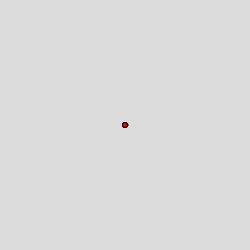
Frame 1 (no input)
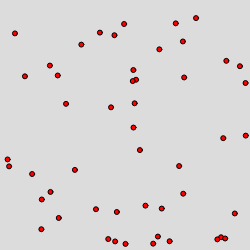
Frame 60 (no input)
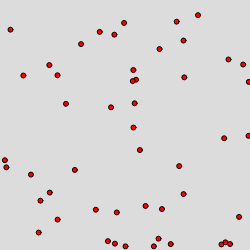
Frame 120 (the mouse pressed at the canvas centre since frame 60)

The p5.js sketch that drew these frames (run headless with seeded random() and noise() and a simulated clock; from frame 60 on, the mouse is pressed at the canvas centre):

// p5.js sketch
// ── sketch.js
const CANVAS_WIDTH = 250
const CANVAS_HEIGHT = 250
const MASS = 1.0
const DT = 0.05

let particle;
let particles = []

function rand(min, max) {
    return Math.random() * (max - min) + min;
}

class Particle{
  constructor(){
    this.count = 100
    this.c = color(255, 0, 0);
    this.initX = CANVAS_WIDTH/2
    this.initY = CANVAS_HEIGHT/2
    this.vx = 0
    this.vy = 0
    this.x = this.initX
    this.y = this.initY
    this.width = 10
    this.height = 10
    this.destX = rand(0,CANVAS_WIDTH)
    this.destY = rand(0,CANVAS_HEIGHT)
    let tmpD = Math.pow((this.destX - this.x),2) + Math.pow((this.destY - this.y),2)
    let dist = Math.sqrt(tmpD)
    this.distance = dist
    this.aX = 10
    this.aY = 10
    this.speed = 10
    this.dt = DT
    this.lerpFactor = 0.3
  }
  
  update() {
    if(this.x > CANVAS_WIDTH || this.x < 0 || this.y > CANVAS_HEIGHT || this.y < 0){
       return
    }
    if(this.x !== this.destX && this.y !== this.destY){
      let tmpD = Math.pow((this.destX - this.x),2) + Math.pow((this.destY - this.y),2)
       let dist = Math.sqrt(tmpD)
       let dx = this.destX - this.x
       let dy = this.destY - this.y
       
       let magnitude = Math.sqrt((dx*dx)+(dy*dy))
       
       let angle = Math.atan(dy/dx)
       
       let lerpValue = dist/this.distance
       let lerpedSpeed = this.speed * (1 - this.lerpFactor + this.lerpFactor * lerpValue)
       
       let normX = dx/magnitude
       let normY = dy/magnitude
       
      this.x += normX*magnitude*(lerpedSpeed/this.distance)
      this.y += normY*magnitude*(lerpedSpeed/this.distance)
      
      
      
      
    }
  }
  
  draw() {
    fill(this.c);
    circle(this.x, this.y, this.width/2);
  }
}

function setup() {
  frameRate(60);
  createCanvas(CANVAS_WIDTH, CANVAS_HEIGHT);
  populate()
}

  
const populate = ()=>{

  if(particles.length > 200){
	particles = []
}
for(let i = 0;i<50;i++){
    particles.push(new Particle())
  }
  setTimeout(populate,4000)
}
  
function draw() {
  background(220);
  
  for(let i = 0;i<particles.length;i++){
    particles[i].draw()
    particles[i].update()
  }
}
